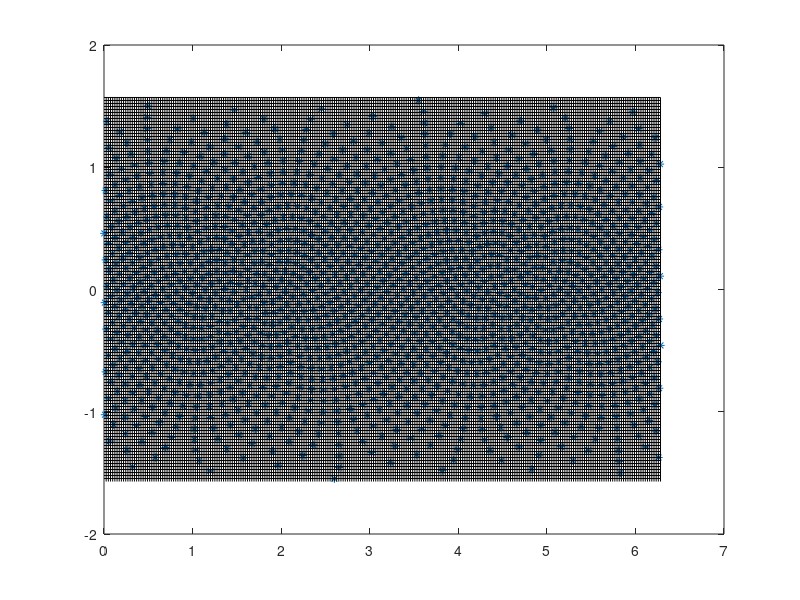

Recreate this plot in MATLAB.
% Generate approximately evenly distributed points on sphere using
% Golden Section spiral algorithm 
%    http://www.softimageblog.com/archives/115
%
% customized for the pe2lyr model, which has 2 levels in
% the vertical (and is global in lat/lon).

%% DART software - Copyright UCAR. This open source software is provided
% by UCAR, "as is", without charge, subject to all terms of use at
% http://www.image.ucar.edu/DAReS/DART/DART_download
%
% DART $Id: even_sphere_pe2lyr.m 10990 2017-02-02 23:39:18Z thoar@ucar.edu $


close all; clear;

% Generate obs_sequence input for this problem
% level 1 and 2

% For diagnostic test need a null data value and a null qc value
diagnostic_test = false;

% Input is in level number
levels = [1 2]

% Date information is overwritten by create_fixed_network_sequence
year = 2008;
month = 10;
day = 1;
hour = 0;

% Number of roughly evenly distributed points in horizontal
n = 1600;
x(1:n) = 0;
y(1:n) = 0;
z(1:n) = 0;

% Total number of observations at single time is levels*n*3
num_obs = size(levels, 2) * n * 3;
 
inc = pi * (3 - sqrt(5));
off = 2 / n;
for k = 1:n
   y(k) = (k-1) * off - 1 + (off / 2);
   r = sqrt(1 - y(k)*y(k));
   phi = (k-1) * inc; 
   x(k) = cos(phi) * r;
   z(k) = sin(phi) * r;
end 

% Now convert to latitude and longitude
for k = 1:n
   lon(k) = atan2(y(k), x(k)) + pi;
   lat(k) = asin(z(k));
   % Input is in degrees of lat and longitude
   dlon(k) = rad2deg(lon(k));
   dlat(k) = rad2deg(lat(k));
end

% Need to generate output for driving create_obs_sequence
fid = fopen('even_create_input', 'w');

% Output the total number of observations
fprintf(fid, '%6i\n', num_obs);
% 0 copies of data
if(diagnostic_test) 
   fprintf(fid, '%2i\n', 1);
else
   fprintf(fid, '%2i\n', 0);
end

% 0 QC fields
if(diagnostic_test) 
   fprintf(fid, '%2i\n', 1);
else
   fprintf(fid, '%2i\n', 0);
end

% Metadata for data copy
if(diagnostic_test)
   fprintf(fid, '"observations"\n');
end
% Metadata for qc
if(diagnostic_test)
   fprintf(fid, '"Quality Control"\n');
end


% Loop to create each observation
for hloc = 1:n
   for vloc = 1:size(levels, 2)
      for field = 1:3
         % 0 indicates that there is another observation; 
         fprintf(fid, '%2i\n', 0);
         % Specify obs kind by string
         if(field == 1)
            fprintf(fid, 'U_WIND_COMPONENT\n');
         elseif(field == 2)
            fprintf(fid, 'V_WIND_COMPONENT\n');
         elseif(field == 3)
            fprintf(fid, 'GEOPOTENTIAL_HEIGHT\n');
         end
         % Select level as the vertical coordinate
         fprintf(fid, '%2i\n', 1);
         % The level number
         fprintf(fid, '%2i\n', levels(vloc));
         % Lon and lat in degrees next
         fprintf(fid, '%6.2f\n', dlon(hloc));
         fprintf(fid, '%6.2f\n', dlat(hloc));
         % Now the date and time
         fprintf(fid, '%5i %3i %3i %3i %2i %2i \n', year, month, day, hour, 0, 0);
         % Finally, the error variance, 1 for temperature, 4 for winds
         if(field == 1)
            fprintf(fid, '%2i\n', 1);
         else
            fprintf(fid, '%2i\n', 4);
         end
     
         % Need value and qc for testing
         if(diagnostic_test)
            fprintf(fid, '%2i\n', 1);
            fprintf(fid, '%2i\n', 0);
         end
      end   
   end
end

% File name
fprintf(fid, 'set_def.out\n');

% Done with output, close file
fclose(fid);



% Some plotting to visualize this observation set
plot(lon, lat, '*');
hold on

% Plot an approximate CAM T85 grid for comparison
% 256x128 points on A-grid
% Plot latitude lines first
del_lat = pi / 128;
for i = 1:128
   glat = del_lat * i - pi/2;
   a = [0 2*pi];
   b = [glat glat];
   plot(a, b, 'k');
end

del_lon = 2*pi / 256;
for i = 1:256
   glon = del_lon*i;
   a = [glon glon];
   b = [-pi/2,  pi/2];
   plot(a, b, 'k');
end

% <next few lines under version control, do not edit>
% $URL: https://svn-dares-dart.cgd.ucar.edu/DART/releases/Manhattan/observations/obs_converters/even_sphere/even_sphere_pe2lyr.m $
% $Revision: 10990 $
% $Date: 2017-02-02 18:39:18 -0500 (Thu, 02 Feb 2017) $
